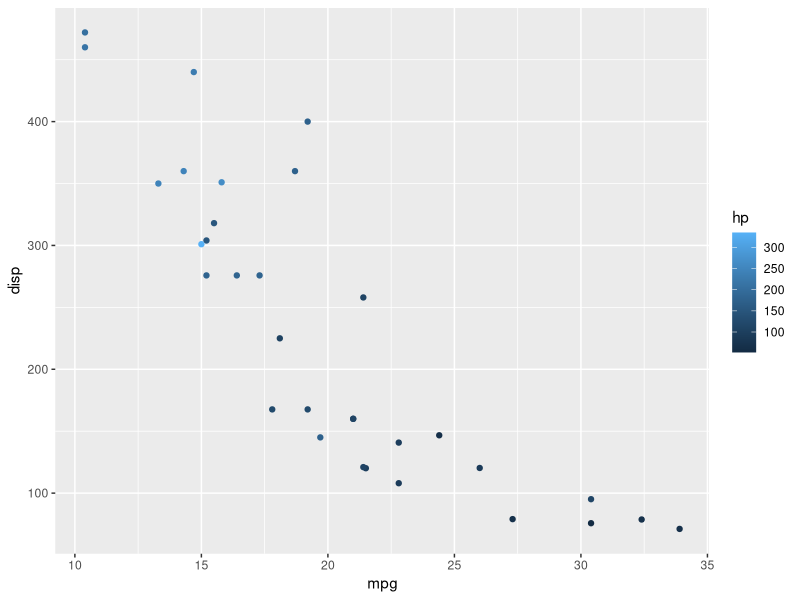
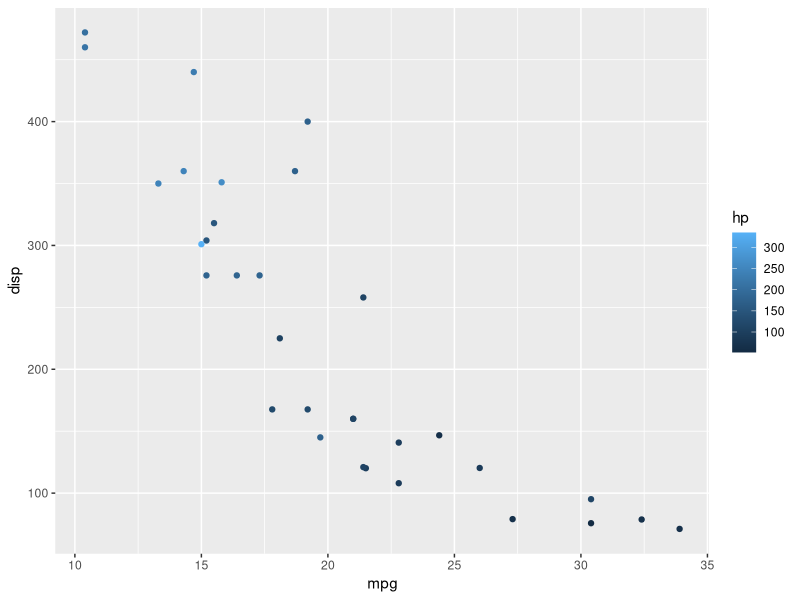

The R source for these figures, in order: (Note: this script raises an error after producing the figures.)
## ---- chunk 1
knitr::opts_chunk$set(echo = TRUE)
## ---- chunk 2
library(ggplot2)
ggplot(mtcars, aes(x=mpg, y=disp, col=hp))+geom_point()
## ---- chunk 3
library(ggplot2)
ggplot(mtcars, aes(x=mpg, y=disp, col=hp))+geom_point()
## ---- chunk 4
knitr::include_graphics("/Users/qgelena/downloads/foureyes.png")
